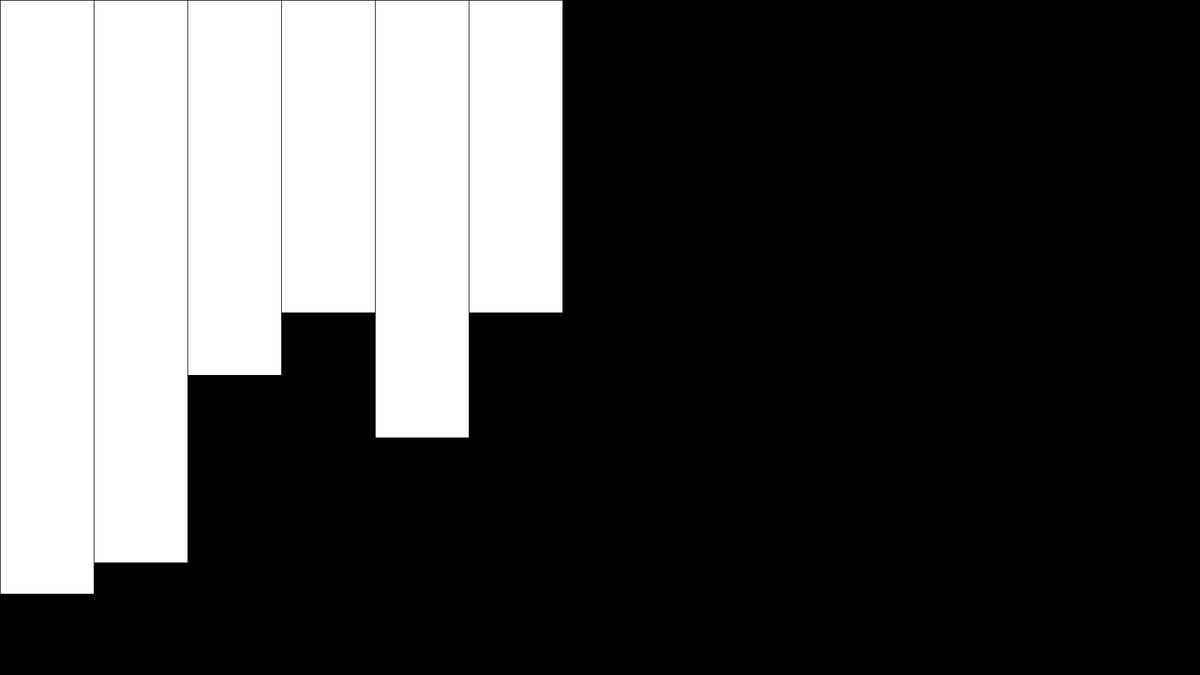
Frame 1 (no input)
Frame 60 (the mouse pressed at the canvas centre just before this capture): identical to frame 1, image omitted
Frame 120 (the mouse held since frame 60 and released just before this capture): identical to frame 1, image omitted

The Processing sketch that drew this single still picture (run headless with seeded random() and noise(); from frame 60 on, the mouse is pressed at the canvas centre):

// Processing sketch: Random_kommandoen_2
// ── Random_kommandoen_2.pde
int a = 0;
int b = 0;
int c = 0;
int d = 0;
int e = 0;
int f = 0;
int terning = (int)random(0,7);


void setup() {
    size(1920,1080); //Bestemmer size osv
for(int x=0;x<101;x++) { //Bestemmer hvornår den skal stoppe med at slå
//println((int)random(0,7));
terning = (int)random(0,7);  //Bestemmer hvilket interval den skal slå i
if((int)terning==1) {  //Plusser 1 hver gang at terningen slår 1
  a+=1;
}
if((int)terning==2) { //Plusser 1 hver gang at terningen slår 2
  b+=1;
}
  if((int)terning==3) { //Plusser 1 hver gang at terningen slår 3
    c+=1;
}
  if((int)terning==4) { //Plusser 1 hver gang at terningen slår 4
    d+=1;
}
  if((int)terning==5) { //Plusser 1 hver gang at terningen slår 5
    e+=1;
}
  if((int)terning==6) { //Plusser 1 hver gang at terningen slår 6
    f+=1;
    
  }
  println(a,b,c,d,e,f);  //Printer variablerne
}
}

void draw() {
  background(0);


  rect(0,0,150,a*50);  //Tegner rektanglet for a (1'er)
  rect(150,0,150,b*50);  //Tegner rektanglet for b(2'er)
  rect(300,0,150,c*50); //Tegner rektanglet for c(3'er)
  rect(450,0,150,d*50); //Tegner rektanglet for d(4'er)
  rect(600,0,150,e*50); //Tegner rektanglet for e(5'er)
  rect(750,0,150,f*50); //Tegner rektanglet for f(6'er)
}
